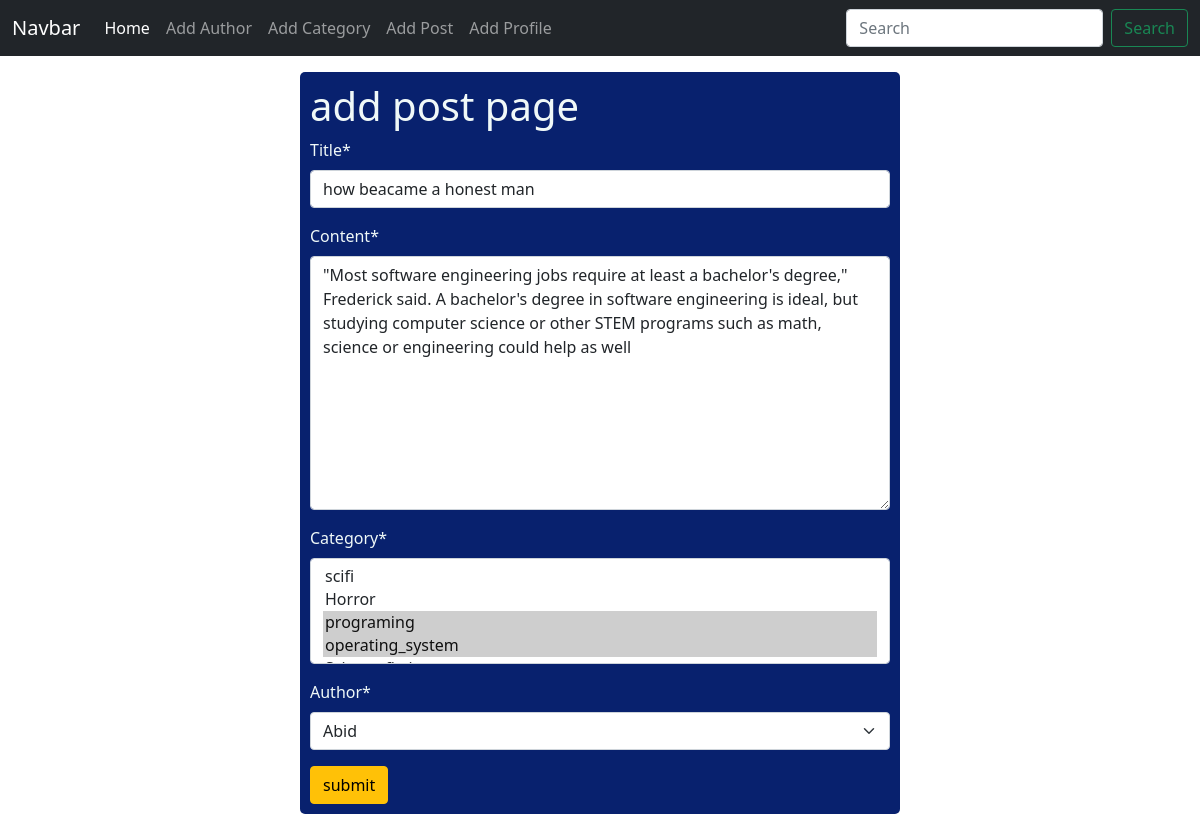
Screenshot of /post/edit/3 with the database file from the repository.
### posts/models.py (models this page shows, shortened)
class Post(models.Model):
    title = models.CharField(max_length=50)
    content = models.TextField()
    category = models.ManyToManyField(Category)
    author = models.ForeignKey(Author,on_delete=models.CASCADE)

### posts/views.py (the view)
# urls.py: path('edit/<int:id>', views.edit_post, name = 'edit_post'),
def edit_post(request, id):
    post = models.Post.objects.get(pk=id)
    post_form = forms.PostForm(instance=post)
    if request.method == "POST":
        post_form = forms.PostForm(request.POST, instance=post)
        if post_form.is_valid():
            post_form.save()
            return redirect('add_post')
    return render(request,'add_post.html', {'form' : post_form})

### posts/forms.py
class PostForm(forms.ModelForm):
    class Meta:
        model = Post
        fields = '__all__'

### author/models.py (called while the page is built)
    def __str__(self):
        return self.name

### categories/models.py (called while the page is built)
    def __str__(self):
        return self.name

### posts/templates/add_post.html (shortened to what this page needs)
{% extends 'base.html'%}
{% load crispy_forms_tags %}
{% block content %}
<form style="width: 50%; height: 70%; background-color: rgb(8, 33, 110); margin: auto; padding: 10px; color: rgb(240, 249, 248); border-radius: 5px;" class="mt-3" method="post">
    <h1> add post page </h1>
    {{form | crispy}}
    <button type="submit" class="btn btn-warning">submit</button>
</form>
{% endblock %}

### rows the page displays
Post: title "how beacame a honest man", content "\"Most software engineering jobs require at least a bachelor's degree,\" Frederick said. A bachelor's degree in software engineering is ideal, but studying computer science or other STEM programs such as math, science or engineering could help as well", author "Abid"
